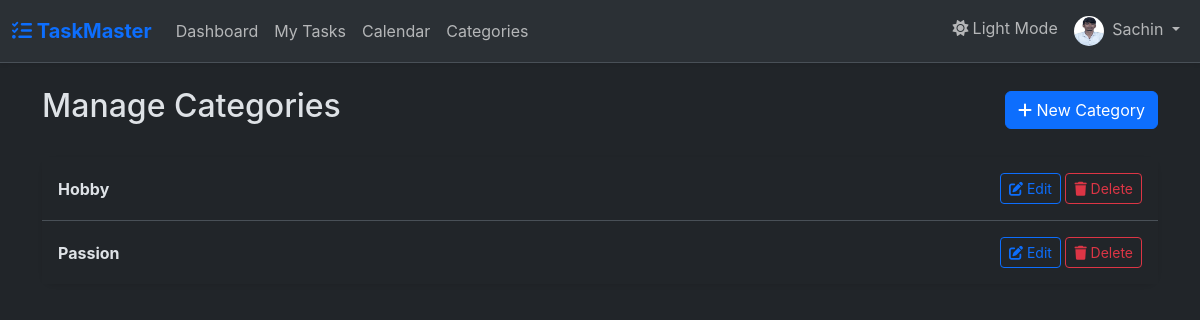
/categories (signed in), run on the app's committed database.
### app/models.py (models this page shows, shortened)
class User(UserMixin, db.Model):
    id = db.Column(db.Integer, primary_key=True)
    username = db.Column(db.String(20), unique=True, nullable=False)
    email = db.Column(db.String(120), unique=True, nullable=False)
    password_hash = db.Column(db.String(256), nullable=False)
    profile_image = db.Column(db.String(20), nullable=False, default='default.jpg')
    dark_mode = db.Column(db.Boolean, default=False)
    created_at = db.Column(db.DateTime, nullable=False, default=datetime.utcnow)
    tasks = db.relationship('Task', backref='author', lazy=True)
    categories = db.relationship('Category', backref='owner', lazy=True)

class Category(db.Model):
    id = db.Column(db.Integer, primary_key=True)
    name = db.Column(db.String(50), nullable=False)
    user_id = db.Column(db.Integer, db.ForeignKey('user.id'), nullable=False)
    is_default = db.Column(db.Boolean, default=False)
    tasks = db.relationship('Task', backref='category', lazy=True)

### app/routes/categories.py (the view)
@categories_bp.route('/categories', methods=['GET'])
@login_required
def list_categories():
    categories = Category.query.filter_by(user_id=current_user.id).all()
    return render_template('categories/list.html', title='My Categories', categories=categories)

### app/models.py (called while the page is built)
@login_manager.user_loader
def load_user(id):
    return User.query.get(int(id))

### app/templates/categories/list.html (shortened to what this page needs)
{% extends "base.html" %}
{% block content %}
<div class="d-flex justify-content-between align-items-center mb-4">
    <h2>Manage Categories</h2>
    <a href="{{ url_for('categories.new_category') }}" class="btn btn-primary"><i class="fas fa-plus"></i> New Category</a>
</div>
<div class="card shadow-sm">
    <div class="card-body p-0">
        <ul class="list-group list-group-flush">
            {% for category in categories %}
            <li class="list-group-item d-flex justify-content-between align-items-center p-3">
                <span class="fw-bold">{{ category.name }}</span>
                <div>
                    <a href="{{ url_for('categories.update_category', category_id=category.id) }}" class="btn btn-sm btn-outline-primary"><i class="fas fa-edit"></i> Edit</a>
                    <button type="button" class="btn btn-sm btn-outline-danger" data-bs-toggle="modal" data-bs-target="#deleteCategoryModal{{ category.id }}">
                        <i class="fas fa-trash"></i> Delete
                    </button>
                </div>
            </li>
            {% else %}
            <li class="list-group-item text-center py-4 text-muted">
                No categories found. Create one to get started!
            </li>
            {% endfor %}
        </ul>
    </div>
</div>
{% endblock %}

### app/templates/base.html (shortened to what this page needs)
<!DOCTYPE html>
<html lang="en" data-bs-theme="{% if current_user.is_authenticated and current_user.dark_mode %}dark{% else %}light{% endif %}">
<head>
    <link href="https://cdn.jsdelivr.net/npm/bootstrap@5.3.2/dist/css/bootstrap.min.css" rel="stylesheet">
    <link rel="stylesheet" href="https://cdnjs.cloudflare.com/ajax/libs/font-awesome/6.4.2/css/all.min.css">
    <link href="https://cdn.jsdelivr.net/npm/fullcalendar@5.11.3/main.min.css" rel="stylesheet">
    <link rel="stylesheet" href="{{ url_for('static', filename='css/style.css') }}">
</head>
<body>
    <nav class="navbar navbar-expand-lg bg-body-tertiary border-bottom shadow-sm">
        <div class="container-fluid">
            <a class="navbar-brand text-primary fw-bold" href="{{ url_for('main.index') }}">
                <i class="fas fa-tasks"></i> TaskMaster
            </a>
            <div class="collapse navbar-collapse" id="navbarContent">
                <ul class="navbar-nav me-auto mb-2 mb-lg-0">
                    {% if current_user.is_authenticated %}
                    <li class="nav-item"><a class="nav-link" href="{{ url_for('main.dashboard') }}">Dashboard</a></li>
                    <li class="nav-item"><a class="nav-link" href="{{ url_for('tasks.list_tasks') }}">My Tasks</a></li>
                    <li class="nav-item"><a class="nav-link" href="{{ url_for('main.calendar') }}">Calendar</a></li>
                    <li class="nav-item"><a class="nav-link" href="{{ url_for('categories.list_categories') }}">Categories</a></li>
                    {% endif %}
                </ul>
                <ul class="navbar-nav ms-auto">
                    {% if current_user.is_authenticated %}
                    <li class="nav-item">
                        <button class="btn btn-link nav-link d-flex align-items-center gap-1" id="theme-toggle">
                            <i class="fas fa-moon"></i> <span id="theme-text">Dark Mode</span>
                        </button>
                    </li>
                    <li class="nav-item dropdown">
                        <a class="nav-link dropdown-toggle" href="#" role="button" data-bs-toggle="dropdown">
                            <img src="{{ url_for('static', filename='uploads/' + current_user.profile_image) }}" class="rounded-circle me-1" width="30" height="30" alt="Profile">
                            {{ current_user.username }}
                        </a>
                    </li>
                    {% else %}
                    <li class="nav-item"><a class="nav-link" href="{{ url_for('auth.login') }}">Login</a></li>
                    <li class="nav-item"><a class="btn btn-primary" href="{{ url_for('auth.register') }}">Sign Up</a></li>
                    {% endif %}
                </ul>
            </div>
        </div>
    </nav>
    <main class="container py-4">
        {% block content %}{% endblock %}
    </main>
</body>
</html>

### app/static/css/style.css (style rules this page uses)
body { font-family: 'Inter', 'Segoe UI', Roboto, Helvetica, Arial, sans-serif; transition: background-color 0.3s ease, color 0.3s ease; }
.card { border: none; border-radius: 12px; box-shadow: 0 4px 6px rgba(0, 0, 0, 0.05); transition: transform 0.2s ease-in-out, box-shadow 0.2s ease-in-out; }
[data-bs-theme="dark"] .card { box-shadow: 0 4px 6px rgba(0, 0, 0, 0.3); }

### data on the page
User: profile_image (picture), username "Sachin"
Category: name "Hobby"
Category: name "Passion"
